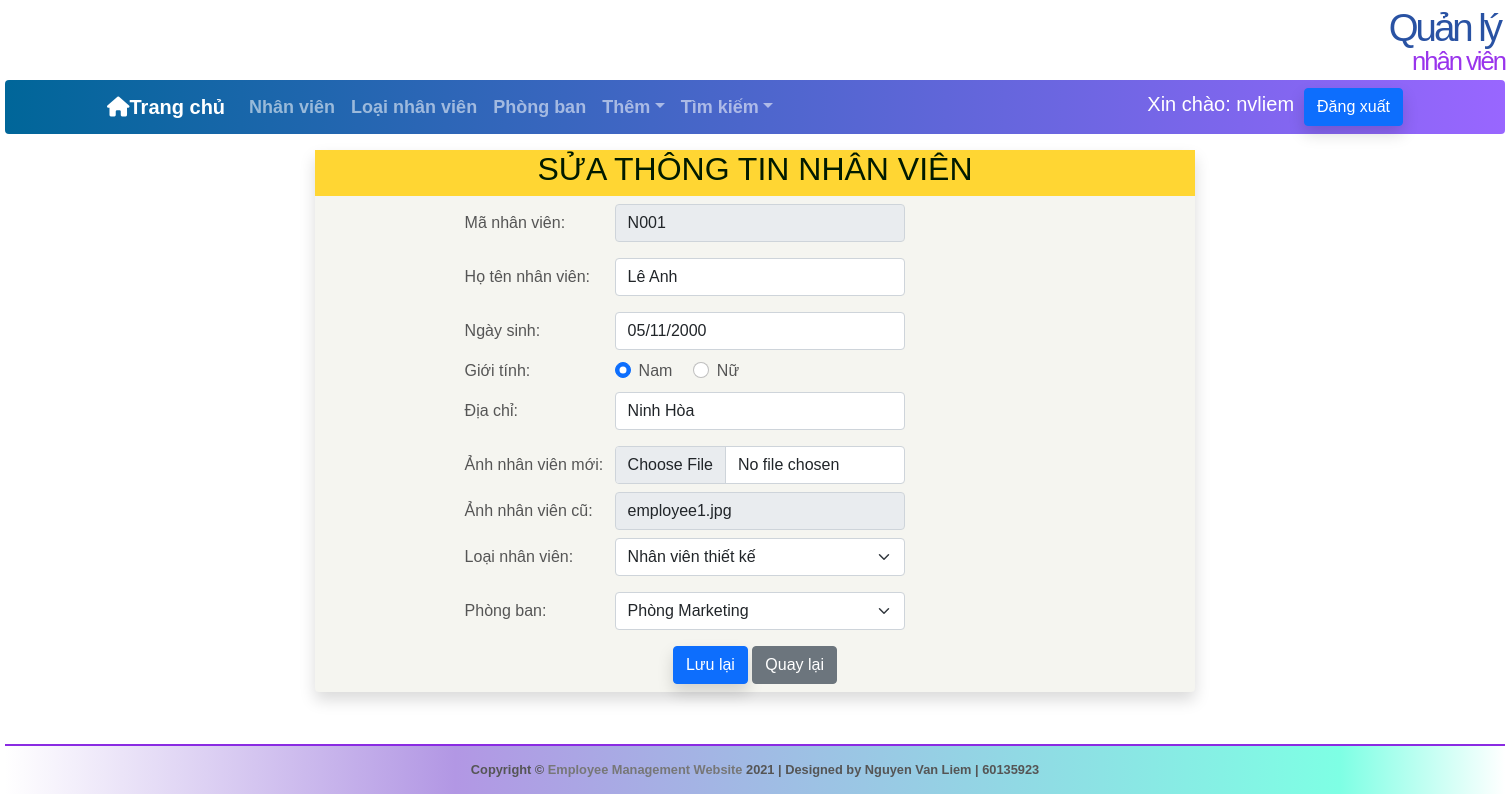
Screenshot of /BaiTapNangCao/sua_nv.php?maNV=N001 (signed in) with the database file from the repository.
### tables this page shows
CREATE TABLE `nhanvien` (
  `maNV` varchar(5) NOT NULL,
  `hoTen` varchar(30) NOT NULL,
  `ngaySinh` varchar(15) NOT NULL,
  `gioiTinh` bit(10) NOT NULL,
  `diaChi` varchar(50) NOT NULL,
  `anh` varchar(50) NOT NULL,
  `maLoaiNV` varchar(5) NOT NULL,
  `maPhong` varchar(5) NOT NULL
);

CREATE TABLE `loainv` (
  `maLoaiNV` varchar(5) NOT NULL,
  `tenLoaiNV` varchar(30) NOT NULL
);

CREATE TABLE `phongban` (
  `maPhong` varchar(5) NOT NULL,
  `tenPhong` varchar(30) NOT NULL
);

### BaiTapNangCao/sua_nv.php (the view, shortened to what this page needs)
<!DOCTYPE HTML PUBLIC "-//W3C//DTD HTML 4.01 Frameset//EN">
<html>
<head>
    <link href="https://cdn.jsdelivr.net/npm/bootstrap@5.1.1/dist/css/bootstrap.min.css" rel="stylesheet">
</head>
<body>
    <?php
    include('includes/header.php');
    require('connect.php');
    if ( (isset($_GET['maNV'])) ) {
        $maNV = $_GET['maNV'];
    } elseif ( (isset($_POST['maNV']))) {
        $maNV = $_POST['maNV'];
    } else {
        echo '<p class="error">This page has been accessed in error.</p>';
        include ('includes/footer.html');
        exit();
    }
    $query_nv = "SELECT * FROM `nhanvien` WHERE maNV='$maNV';";
    $result_nv = @mysqli_query($dbc, $query_nv);
    $hoTen = ''; $ngaySinh = ''; $gioiTinh = ''; $diaChi = ''; $anh = ''; $_maLoaiNV = ''; $_maPhong = '';
    if (mysqli_num_rows($result_nv) == 1) {
        $row = mysqli_fetch_array ($result_nv);
        $hoTen = $row['hoTen'];
        $ngaySinh = $row['ngaySinh'];
        $_gioiTinh = $row['gioiTinh'];
        $diaChi = $row['diaChi'];
        $anh = $row['anh'];
        $_maLoaiNV = $row['maLoaiNV'];
        $_maPhong = $row['maPhong'];
    } else {
        echo '<p class="error">This page has been accessed in error.</p>';
    }
    ?>
    <form action="" method="post" enctype="multipart/form-data" class="p-3">
        <table bgcolor="#f5f5f0" align="center" width="60%" border="0" class="mx-auto rounded shadow">
            <tr bgcolor="#ffd633">
                <td colspan="3" align="center">
                    <font color="#001a00">
                        <h2>SỬA THÔNG TIN NHÂN VIÊN</h2>
                    </font>
                </td>
            </tr>
            <tr>
                <td style="width: 150px;"></td>
                <td style="width: 150px;">Mã nhân viên: </td>
                <td><input type="text" class="form-control w-50 my-2" name="maNV" size="20"
                    value="<?php if (isset($_POST['maNV'])) echo $_POST['maNV']; else echo $maNV;?>" readonly/></td>
            </tr>
            <tr>
                <td style="width: 150px;"></td>
                <td>Họ tên nhân viên: </td>
                <td><input type="text" class="form-control w-50 my-2" name="hoTen" size="50"
                    value="<?php if (isset($_POST['hoTen'])) echo $_POST['hoTen']; else echo $hoTen;?>" /></td>
            </tr>
            <tr>
                <td style="width: 150px;"></td>
                <td>Ngày sinh: </td>
                <td><input type="text" class="form-control w-50 my-2" name="ngaySinh" size="50"
                    value="<?php if (isset($_POST['ngaySinh'])) echo $_POST['ngaySinh']; else echo $ngaySinh;?>" /></td>
            </tr>
            <tr>
                <td style="width: 150px;"></td>
                <td>Giới tính: </td>
                <td>
                    <div class="form-check form-check-inline">
                        <input class="form-check-input" type="radio" name="gioiTinh" id="inlineRadio1" value="nam"
                                <?php if ((isset($_POST['gioiTinh']) && ($_POST['gioiTinh']) == "nam") || ($_gioiTinh == "1")) echo 'checked' ?> checked>
                        <label class="form-check-label mt-1" for="inlineRadio1">Nam</label>
                    </div>
                    <div class="form-check form-check-inline">
                        <input class="form-check-input" type="radio" name="gioiTinh" id="inlineRadio2" value="nu"
                                <?php if ((isset($_POST['gioiTinh']) && ($_POST['gioiTinh']) == "nu") || ($_gioiTinh == "0")) echo 'checked' ?>>
                        <label class="form-check-label mt-1" for="inlineRadio2">Nữ</label>
                    </div>
                </td>
            </tr>
            <tr>
                <td style="width: 150px;"></td>
                <td>Địa chỉ: </td>
                <td><input type="text" class="form-control w-50 my-2" name="diaChi" size="50"
                    value="<?php if (isset($_POST['diaChi'])) echo $_POST['diaChi']; else echo $diaChi;?>" /></td>
            </tr>
            <tr>
                <td style="width: 150px;"></td>
                <td>Ảnh nhân viên mới: </td>
                <td>
                    <input type="FILE" class="form-control w-50 my-2" name="anh" size="80"
                        value="<?php if (isset($_POST['anh'])) echo $_POST['anh'];?>"/>
                </td>
            </tr>
            <tr>
                <td style="width: 150px;"></td>
                <td>Ảnh nhân viên cũ: </td>
                <td>
                    <input type="text" class="form-control w-50" readonly name="image" value="<?php echo $anh; ?>"/>
                </td>
            </tr>
            <tr>
                <td style="width: 150px;"></td>
                <td>Loại nhân viên:</td>
                <td><select name="loai_nv" class="form-control w-50 my-2 form-select">
                        <?php
                        $query = "select * from loainv";
                        $result = mysqli_query($dbc, $query);
                        if (mysqli_num_rows($result) <> 0) {
                            while ($row = mysqli_fetch_array($result)) {
                                $maLoaiNV = $row['maLoaiNV'];
                                $tenLoaiNV = $row['tenLoaiNV'];
                                echo "<option value='$maLoaiNV' ";
                                if ((isset($_REQUEST['loai_nv']) && ($_REQUEST['loai_nv'] == $maLoaiNV)) || ($_maLoaiNV == $maLoaiNV)){
                                    echo "selected='selected'";
                                }
                                echo ">$tenLoaiNV</option>";
                            }
                        }
                        ?>
                    </select>
                </td>
            </tr>
            <tr>
                <td style="width: 150px;"></td>
                <td>Phòng ban: </td>
                <td><select name="phong_ban" class="form-control w-50 my-2 form-select">
                        <?php
                        $query = "select * from phongban";
                        $result = mysqli_query($dbc, $query);
                        if (mysqli_num_rows($result) <> 0) {
                            while ($row = mysqli_fetch_array($result)) {
                                $maPhong = $row['maPhong'];
                                $tenPhong = $row['tenPhong'];
                                echo "<option value='" . $maPhong . "' ";
                                if ((isset($_REQUEST['phong_ban']) && ($_REQUEST['phong_ban'] == $maPhong)) || ($_maPhong==$maPhong)) echo "selected='selected'";
                                echo ">" . $tenPhong . "</option>";
                            }
                        }
                        ?>
                    </select>
                </td>
            </tr>
            <tr>
                <td colspan="3" align="center">
                    <input type="submit" name="sua" size="10" value="Lưu lại" class="btn btn-primary my-2 shadow" />
                    <a href="javascript:window.history.back(-1);" class="btn btn-secondary">Quay lại</a>
                </td>
            </tr>
        </table>
    </form>
</body>
</html>

### BaiTapNangCao/includes/style.css (style rules this page uses)
* { border: 0; margin: 0; padding: 0; }
a { color: #777; text-decoration: none; }
body { background: #ffffff; color: #555; font: 0.8em Arial, Helvetica, "bitstream vera sans", sans-serif; }
#footer { border-top: 2px solid #8a2be2; height: 50px; margin: 0 auto; padding: 10px; text-align: center; width: 1500px; font-weight: bold; background: linear-gradient( 90deg, rgba(255, 255, 255, 1) 0%, rgba(178, 151, 228, 1) 30%, rgba(126, 255, 228, 1) 89%, rgba(255, 255, 255, 1) 100% ); }
input, select, .input { padding: 5px; font-weight: bold; font-size: 1em; color: #008040; background: #ffffff; border: 1px solid #004080; }

### rows the page displays
nhanvien: hoTen "Lê Anh", ngaySinh "05/11/2000", gioiTinh "☑ Nam", gioiTinh "☐ Nữ", diaChi "Ninh Hòa", image "employee1.jpg", loai_nv "Nhân viên thiết kế", phong_ban "Phòng Marketing"

### other values shown
$_SESSION["username"] "nvliem"
